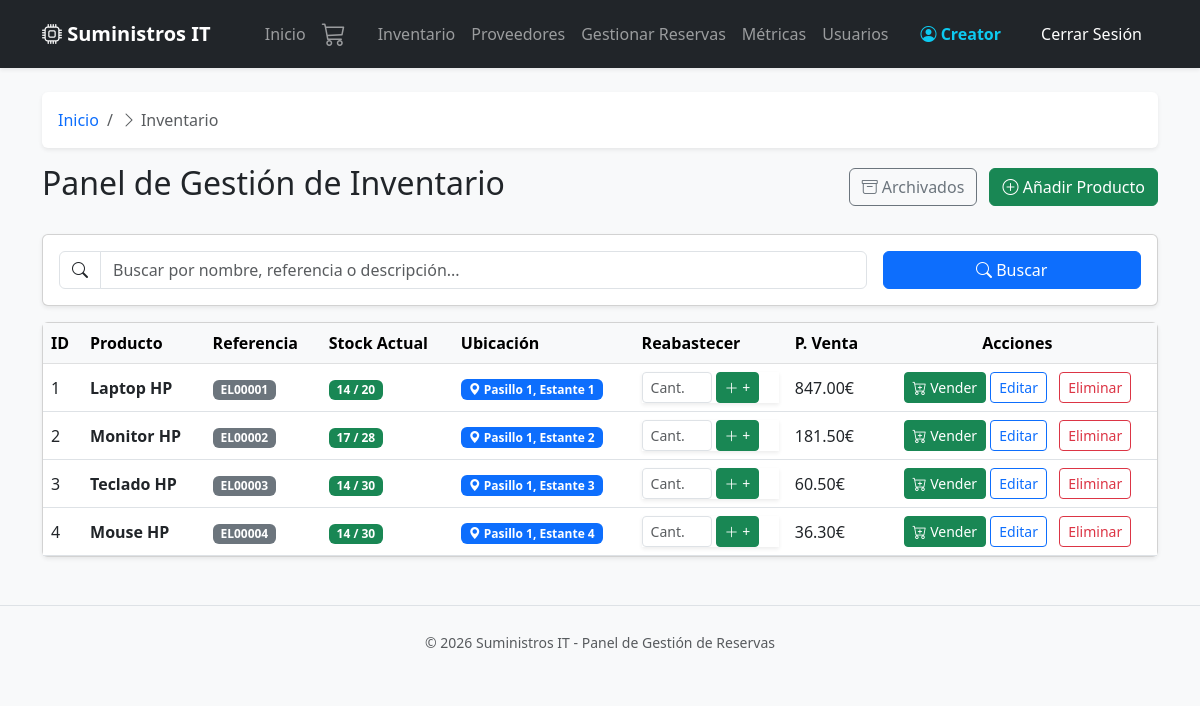
The app's page /inventario (signed in) with its own data.
### models.py (models this page shows, shortened)
class Usuario(db.Model, UserMixin):
    id = db.Column(db.Integer, primary_key=True)
    username = db.Column(db.String(50), unique=True, nullable=False, index=True)  # Índice para búsquedas rápidas en login
    password = db.Column(db.String(200), nullable=False)
    rol = db.Column(db.String(20), default='cliente', index=True)  # Índice para filtros por rol
    activo = db.Column(db.Boolean, default=True, index=True)  # Índice para filtros de usuarios activos

class Producto(db.Model):
    id = db.Column(db.Integer, primary_key=True)
    nombre = db.Column(db.String(100), nullable=False, index=True)  # Índice para búsquedas
    descripcion = db.Column(db.Text)
    precio_coste = db.Column(db.Float, nullable=False)
    precio_venta = db.Column(db.Float, nullable=False)
    cantidad_actual = db.Column(db.Integer, default=0, index=True)  # Índice para filtros de stock
    stock_maximo = db.Column(db.Integer, default=100)
    referencia = db.Column(db.String(50), unique=True, index=True)  # Índice para búsquedas por referencia
    ubicacion = db.Column(db.String(100))
    proveedor_id = db.Column(db.Integer, db.ForeignKey('proveedor.id'), index=True)  # Índice para JOINs
    active = db.Column(db.Boolean, default=True, nullable=False, index=True)  # Índice para filtros de activos
    __table_args__ = (
        db.Index('idx_producto_busqueda', 'nombre', 'referencia'),
        db.Index('idx_producto_activo_stock', 'active', 'cantidad_actual'),  # Para catálogo
    )

### main.py (the view, shortened to what this page needs)
    @app.route('/inventario')
    @login_required
    @admin_required
    def inventario():
        page = request.args.get('page', 1, type=int)
        per_page = 25  # Productos por página
        busqueda = request.args.get('busqueda', '').strip()
        query = Producto.query.filter_by(active=True)
        pagination = query.paginate(
            page=page,
            per_page=per_page,
            error_out=False
        )
        todos_los_productos = pagination.items
        productos_con_alertas = []
        for p in todos_los_productos:
            porcentaje_ocupacion = (p.cantidad_actual / p.stock_maximo * 100) if p.stock_maximo > 0 else 0
            alerta = None
            if porcentaje_ocupacion <= 10:
                alerta = 'danger'
            elif porcentaje_ocupacion <= 25:
                alerta = 'warning'
            elif porcentaje_ocupacion >= 90:
                alerta = 'info'
            productos_con_alertas.append({
                'producto': p,
                'porcentaje': round(porcentaje_ocupacion, 1),
                'alerta': alerta
            })
        clientes = Usuario.query.filter_by(rol='cliente', activo=True).all()
        return render_template('inventario.html',
                             productos=productos_con_alertas,
                             clientes=clientes,
                             pagination=pagination,
                             busqueda=busqueda)

### main.py (called while the page is built)
def admin_required(f):
    @wraps(f)
    def decorated_function(*args, **kwargs):
        if not current_user.is_authenticated or current_user.rol != 'admin':
            flash("Acceso denegado. Solo administradores pueden acceder.", "danger")
            return redirect(url_for('index'))
        return f(*args, **kwargs)
    return decorated_function

### templates/inventario.html (shortened to what this page needs)
{% extends 'base.html' %}
{% block content %}
<div class="d-flex justify-content-between align-items-center mb-4">
    <h2>Panel de Gestión de Inventario</h2>
    <div>
        <a href="{{ url_for('productos_archivados') }}" class="btn btn-outline-secondary me-2">
            <i class="bi bi-archive"></i> Archivados
        </a>
        <a href="{{ url_for('nuevo_producto') }}" class="btn btn-success">
            <i class="bi bi-plus-circle"></i> Añadir Producto
        </a>
    </div>
</div>
<div class="card shadow-sm mb-3">
    <div class="card-body">
        <form method="GET" action="{{ url_for('inventario') }}" class="row g-3 align-items-center">
            <div class="col-md-9">
                <div class="input-group">
                    <span class="input-group-text bg-white">
                        <i class="bi bi-search"></i>
                    </span>
                    <input type="text"
                           name="busqueda"
                           class="form-control"
                           placeholder="Buscar por nombre, referencia o descripción..."
                           value="{{ busqueda if busqueda else '' }}"
                           autofocus>
                </div>
            </div>
            <div class="col-md-3 d-grid gap-2 d-md-flex">
                <button type="submit" class="btn btn-primary flex-fill">
                    <i class="bi bi-search"></i> Buscar
                </button>
            </div>
        </form>
    </div>
</div>
<div class="card shadow-sm">
    <div class="table-responsive">
        <table class="table table-hover align-middle mb-0">
            <thead class="table-light">
                <tr>
                    <th>ID</th>
                    <th>Producto</th>
                    <th>Referencia</th>
                    <th>Stock Actual</th>
                    <th>Ubicación</th>
                    <th>Reabastecer</th>
                    <th>P. Venta</th>
                    <th class="text-center">Acciones</th>
                </tr>
            </thead>
            <tbody>
                {% for item in productos %}
                {% set p = item.producto %}
                <tr>
                    <td>{{ p.id }}</td>
                    <td><strong>{{ p.nombre }}</strong></td>
                    <td>
                        {% if p.referencia %}
                            <span class="badge bg-secondary">{{ p.referencia }}</span>
                        {% else %}
                            <span class="text-muted">-</span>
                        {% endif %}
                    </td>
                    <td>
                        {% if item.alerta == 'danger' %}
                            <span class="badge bg-danger">
                                {{ p.cantidad_actual }} / {{ p.stock_maximo }}
                                <i class="bi bi-exclamation-triangle-fill"></i>
                            </span>
                            <br>
                            <small class="text-danger fw-bold">⚠️ CRÍTICO - PEDIR AL PROVEEDOR</small>
                        {% else %}
                            <span class="badge bg-success">
                                {{ p.cantidad_actual }} / {{ p.stock_maximo }}
                            </span>
                        {% endif %}
                    </td>
                    <td>
                        {% if p.ubicacion %}
                            <span class="badge bg-primary">
                                <i class="bi bi-geo-alt-fill"></i> {{ p.ubicacion }}
                            </span>
                        {% else %}
                            <span class="text-muted fst-italic">Sin ubicación</span>
                        {% endif %}
                    </td>
                    <td>
                        <form action="{{ url_for('reabastecer_producto', producto_id=p.id) }}" method="POST" class="d-flex shadow-sm">
                            <input type="number" name="cantidad" class="form-control form-control-sm" placeholder="Cant." style="width: 70px;" required min="1">
                            <button type="submit" class="btn btn-success btn-sm ms-1">
                                <i class="bi bi-plus-lg"></i> +
                            </button>
                        </form>
                    </td>
                    <td>{{ "%.2f"|format(p.precio_venta) }}€</td>
                    <td class="text-center">
                        <button type="button" class="btn btn-sm btn-success" data-bs-toggle="modal" data-bs-target="#modalVenta{{ p.id }}">
                            <i class="bi bi-cart-plus"></i> Vender
                        </button>
                        <a href="{{ url_for('editar_producto', id=p.id) }}"
                           class="btn btn-sm btn-outline-primary me-2">
                           Editar
                        </a>
                        <a href="{{ url_for('eliminar_producto', id=p.id) }}"
                           class="btn btn-sm btn-outline-danger"
                           onclick="return confirm('¿Estás seguro de eliminar este producto?')">
                           Eliminar
                        </a>
                    </td>
                </tr>
                {% endfor %}
            </tbody>
        </table>
    </div>
</div>
{% endblock %}

### templates/base.html (shortened to what this page needs)
<!DOCTYPE html>
<html lang="es">
<head>
    <link href="https://cdn.jsdelivr.net/npm/bootstrap@5.3.0/dist/css/bootstrap.min.css" rel="stylesheet">
    <link rel="stylesheet" href="https://cdn.jsdelivr.net/npm/bootstrap-icons@1.11.0/font/bootstrap-icons.css">
</head>
<body class="bg-light">
    <nav class="navbar navbar-expand-lg navbar-dark bg-dark mb-4 shadow-sm">
        <div class="container">
            <a class="navbar-brand fw-bold" href="{{ url_for('index') }}">
                <i class="bi bi-cpu"></i> Suministros IT
            </a>
            <div class="collapse navbar-collapse" id="navbarNav">
                <div class="navbar-nav ms-auto align-items-center">
                    <a class="nav-link" href="{{ url_for('index') }}">Inicio</a>
                    {% if current_user.is_authenticated %}
                        <a class="nav-link position-relative me-3" href="{{ url_for('ver_carrito') }}" title="Ver mi carrito">
                            <i class="bi bi-cart3 fs-4"></i>
                        </a>
                        {% if current_user.rol == 'admin' %}
                            <a class="nav-link" href="{{ url_for('inventario') }}">Inventario</a>
                            <a class="nav-link" href="{{ url_for('ver_proveedores') }}">Proveedores</a>
                            <a class="nav-link" href="{{ url_for('panel_admin_reservas') }}">Gestionar Reservas</a>
                            <a class="nav-link" href="{{ url_for('dashboard') }}">Métricas</a>
                            <a class="nav-link" href="{{ url_for('ver_usuarios') }}">Usuarios</a>
                        {% elif current_user.rol == 'cliente' %}
                            <a class="nav-link" href="{{ url_for('ver_catalogo') }}">Catálogo</a>
                            <a class="nav-link" href="{{ url_for('pedidos_clientes') }}">Mis Reservas</a>
                        {% endif %}
                        <a class="nav-link ms-3 me-2 text-info fw-semibold" href="{{ url_for('perfil') }}" title="Ver mi perfil">
                            <i class="bi bi-person-circle"></i> {{ current_user.username }}
                        </a>
                        <a class="nav-link btn btn-outline-danger btn-sm text-white px-3 ms-2" href="{{ url_for('logout') }}">
                            Cerrar Sesión
                        </a>
                    {% else %}
                        <a class="nav-link" href="{{ url_for('login') }}">Iniciar Sesión</a>
                        <a class="nav-link btn btn-primary btn-sm text-white px-3 ms-2" href="{{ url_for('registro') }}">Registrarse</a>
                    {% endif %}
                </div>
            </div>
        </div>
    </nav>
    <div class="container">
        {% if current_user.is_authenticated %}
            {% set breadcrumbs = generate_breadcrumbs() %}
            {% if breadcrumbs|length > 1 %}
            <nav aria-label="breadcrumb" class="mb-3">
                <ol class="breadcrumb bg-white p-3 rounded shadow-sm">
                    {% for crumb in breadcrumbs %}
                        {% if crumb.active %}
                            <li class="breadcrumb-item active" aria-current="page">
                                <i class="bi bi-chevron-right text-muted me-1"></i>{{ crumb.text }}
                            </li>
                        {% else %}
                            <li class="breadcrumb-item">
                                <a href="{{ crumb.url }}" class="text-decoration-none">{{ crumb.text }}</a>
                            </li>
                        {% endif %}
                    {% endfor %}
                </ol>
            </nav>
            {% endif %}
        {% endif %}
        {% block content %}{% endblock %}
    </div>
    <footer class="text-center py-4 mt-5 text-muted border-top">
        <small>&copy; 2026 Suministros IT - Panel de Gestión de Reservas</small>
    </footer>
</body>
</html>

### records on screen
Usuario: username "Creator"
Producto: id "1", nombre "Laptop HP", referencia "EL00001", cantidad_actual "14", stock_maximo "20", ubicacion "Pasillo 1, Estante 1", precio_venta "847.00"
Producto: id "2", nombre "Monitor HP", referencia "EL00002", cantidad_actual "17", stock_maximo "28", ubicacion "Pasillo 1, Estante 2", precio_venta "181.50"
Producto: id "3", nombre "Teclado HP", referencia "EL00003", cantidad_actual "14", stock_maximo "30", ubicacion "Pasillo 1, Estante 3", precio_venta "60.50"
Producto: id "4", nombre "Mouse HP", referencia "EL00004", cantidad_actual "14", stock_maximo "30", ubicacion "Pasillo 1, Estante 4", precio_venta "36.30"

### other values on screen
{{ crumb.text }} "Inicio"
{{ crumb.text }} "Inventario"
